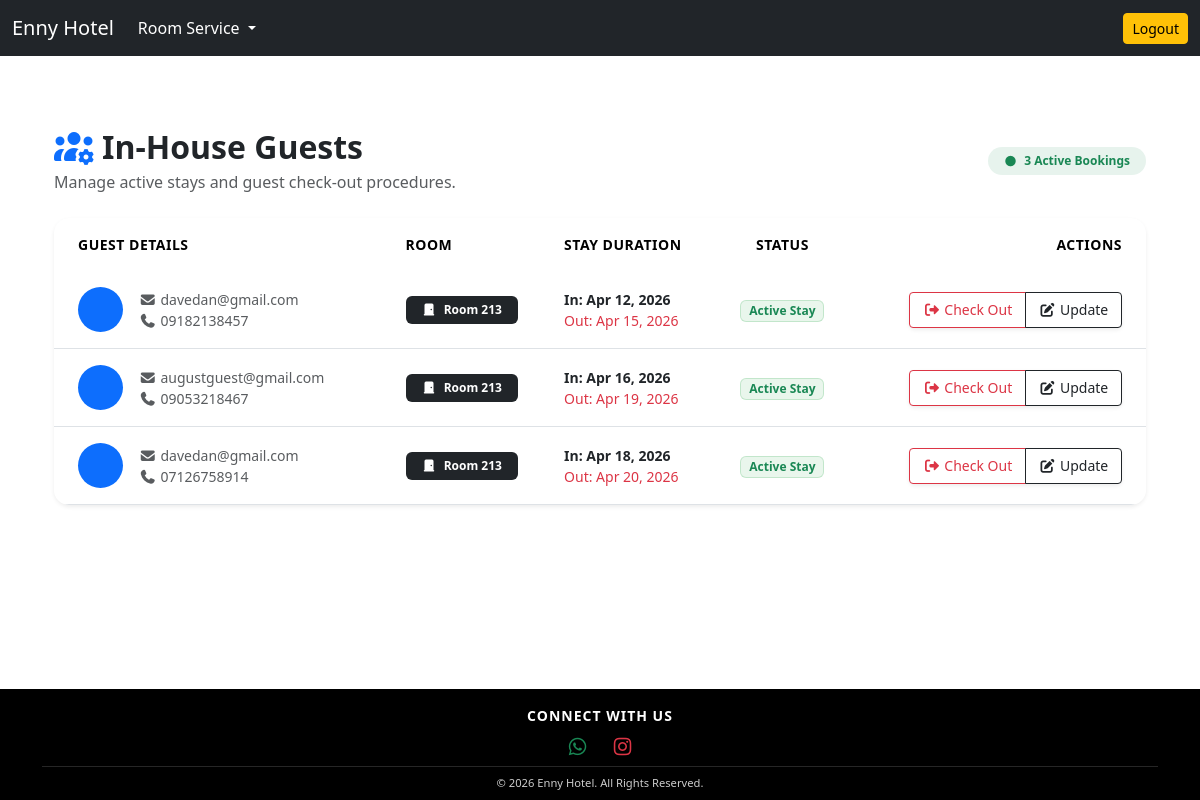
The app's page /room/active-guests-per-room/11/ with its own data.
### room/models.py (models this page shows)
class Room(models.Model):
    category = models.ForeignKey(Category, on_delete=models.SET_NULL, null=True)
    name = models.CharField(max_length=100)
    is_available = models.BooleanField(default=True)

class Booking(models.Model):
    room = models.ForeignKey(Room, on_delete=models.CASCADE)
    guest_names = models.CharField(max_length=100)
    guest_email = models.EmailField(max_length=100)
    guest_phone = models.CharField(max_length=20)
    start_date = models.DateField()
    end_date = models.DateField()
    timestamp = models.DateTimeField(auto_now_add=True)
    checked_out = models.BooleanField(default=False)

### room/views.py (the view)
# urls.py: path('active-guests-per-room/<int:pk>/', active_guests_per_room, name='active-guests-per-room')
def active_guests_per_room(request, pk):
    room = Room.objects.get(pk=pk)
    guests = room.booking_set.all()
    context = {'guests':guests}
    return render(request, 'room/active_guests_per_room.html', context)

### templates/room/active_guests_per_room.html (shortened to what this page needs)
{% extends 'base.html' %}
{% block content %}
<div class="container-fluid py-4">
    <div class="d-flex justify-content-between align-items-center mb-4">
        <div>
            <h2 class="fw-bold text-dark mb-1"><i class="fa fa-users-cog me-2 text-primary"></i>In-House Guests</h2>
            <p class="text-muted mb-0">Manage active stays and guest check-out procedures.</p>
        </div>
        <div class="d-none d-md-block">
            <span class="badge bg-soft-success text-success p-2 px-3 rounded-pill">
                <i class="fa fa-circle me-1 small"></i> {{ guests.count }} Active Bookings
            </span>
        </div>
    </div>
    <div class="card border-0 shadow-sm rounded-4">
        <div class="card-body p-0">
            <div class="table-responsive">
                <table class="table table-hover align-middle mb-0">
                    <thead class="bg-light">
                        <tr class="text-uppercase small fw-bold text-muted">
                            <th class="ps-4 py-3">Guest Details</th>
                            <th class="py-3">Room</th>
                            <th class="py-3">Stay Duration</th>
                            <th class="py-3 text-center">Status</th>
                            <th class="pe-4 py-3 text-end">Actions</th>
                        </tr>
                    </thead>
                    <tbody>
                        {% for guest in guests %}
                        <tr>
                            <td class="ps-4 py-3">
                                <div class="d-flex align-items-center">
                                    <div class="avatar-circle bg-primary text-white d-flex align-items-center justify-content-center fw-bold me-3">
                                    </div>
                                    <div>
                                        <div class="small text-muted">
                                            <i class="fa fa-envelope me-1"></i>{{ guest.guest_email }}<br>
                                            <i class="fa fa-phone me-1"></i>{{ guest.guest_phone }}
                                        </div>
                                    </div>
                                </div>
                            </td>
                            <td class="py-3">
                                <span class="badge bg-dark px-3 py-2">
                                    <i class="fa fa-door-closed me-1"></i> {{ guest.room.name }}
                                </span>
                            </td>
                            <td class="py-3">
                                <div class="small fw-bold text-dark">In: {{ guest.start_date|date:"M d, Y" }}</div>
                                <div class="small text-danger">Out: {{ guest.end_date|date:"M d, Y" }}</div>
                            </td>
                            <td class="py-3 text-center">
                                <span class="badge bg-success-soft text-success">Active Stay</span>
                            </td>
                            <td class="pe-4 py-3 text-end">
                                <div class="btn-group shadow-sm">
                                    <a href="#" class="btn btn-sm btn-outline-danger" title="Check Out">
                                        <i class="fa fa-sign-out-alt"></i> Check Out
                                    </a>
                                    <a href="#" class="btn btn-sm btn-outline-dark" title="Edit Guest">
                                        <i class="fa fa-edit"></i> Update
                                    </a>
                                </div>
                            </td>
                        </tr>
                        {% endfor %}
                    </tbody>
                </table>
            </div>
        </div>
    </div>
</div>
{% endblock content %}

### templates/base.html (style rules this page uses)
body { display: flex; flex-direction: column; min-height: 100vh; }

### templates/room/active_guests_per_room.html (style rules this page uses)
.bg-soft-success { background-color: rgba(25, 135, 84, 0.1); }
.bg-success-soft { background-color: rgba(40, 167, 69, 0.1); color: #28a745; border: 1px solid rgba(40, 167, 69, 0.2); }
.avatar-circle { width: 45px; height: 45px; border-radius: 50%; font-size: 1.2rem; }
.table-responsive { border-radius: 15px; }
.table thead th { letter-spacing: 0.5px; border-bottom: none; }
.table tbody tr { transition: all 0.2s ease; }
.btn-group .btn { padding: 0.4rem 0.8rem; }

### records on screen
Room: count "3"
Booking: guest_email "davedan@gmail.com", guest_phone "09182138457", room.name "Room 213", start_date "Apr 12, 2026", end_date "Apr 15, 2026"
Booking: guest_email "augustguest@gmail.com", guest_phone "09053218467", room.name "Room 213", start_date "Apr 16, 2026", end_date "Apr 19, 2026"
Booking: guest_email "davedan@gmail.com", guest_phone "07126758914", room.name "Room 213", start_date "Apr 18, 2026", end_date "Apr 20, 2026"
